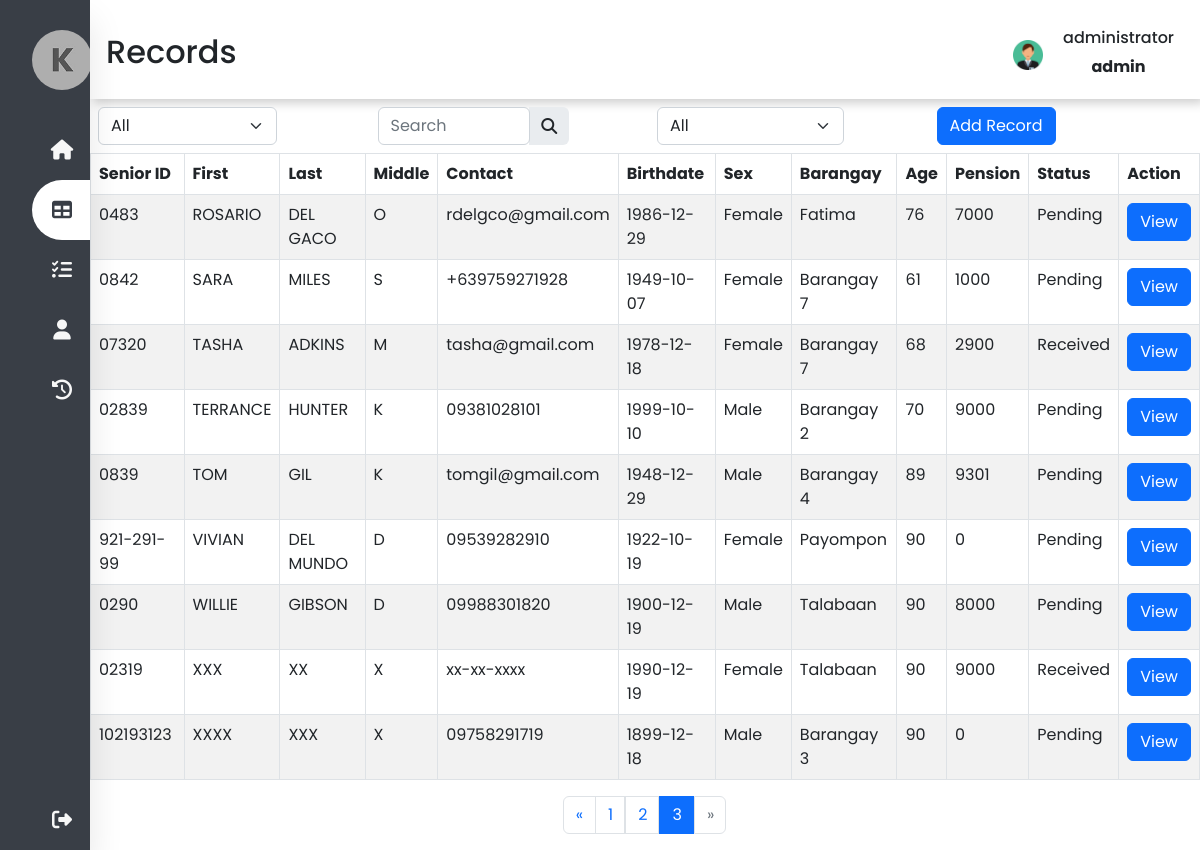
/deprecated/records.php?page=3 (signed in), run on the app's committed database.
### tables this page shows
CREATE TABLE `tbl_records` (
  `id` int(11) NOT NULL,
  `fx_id` varchar(50) NOT NULL,
  `fx_firstname` varchar(50) NOT NULL,
  `fx_lastname` varchar(50) NOT NULL,
  `fx_middlename` varchar(50) NOT NULL,
  `fx_contact` varchar(150) NOT NULL,
  `fd_birthdate` date NOT NULL,
  `fx_gender` varchar(50) NOT NULL,
  `fx_barangay` varchar(150) NOT NULL,
  `fn_age` int(3) NOT NULL,
  `fn_pension` bigint(50) NOT NULL,
  `fn_status` varchar(50) NOT NULL,
  `life_status` varchar(150) NOT NULL,
  `fd_pension` date NOT NULL
);

### deprecated/records.php (the view, shortened to what this page needs)
<?php
include('conn/connection.php');
$limit = isset($_SESSION['records-limit']) ? $_SESSION['records-limit'] : 10;
$page = isset($_GET['page']) ? $_GET['page'] : 1;
$paginationStart = ($page - 1) * $limit;
$records = $conn->query("SELECT * FROM tbl_records ORDER BY `tbl_records`.`fx_firstname` ASC LIMIT $paginationStart, $limit");
$allrecords = $records->fetch_all(MYSQLI_ASSOC);
$sql = $conn->query("SELECT count(id) AS id FROM tbl_records");
$custCount = $sql->fetch_all(MYSQLI_ASSOC);
$allRecrods = $custCount[0]['id'];
$totoalPages = ceil($allRecrods / $limit);
$prev = $page - 1;
$next = $page + 1;
if (isset($_SESSION['user_id']) && isset($_SESSION['user_name'])) {
?>
<!DOCTYPE html>
<html lang="en">
<head>
    <link href="https://cdn.jsdelivr.net/npm/bootstrap@5.2.2/dist/css/bootstrap.min.css" rel="stylesheet">
    <link rel="stylesheet" type="text/css" href="css/g_style.css">
    <link rel="stylesheet" type="text/css" href="css/records_style.css">
    <link rel="stylesheet" href="https://cdnjs.cloudflare.com/ajax/libs/font-awesome/6.2.0/css/all.min.css">
</head>
<body>
    <nav class="side-nav">
        <ul>
            <li>
                <a href="#" class="logo">
                    <img src="media/logo.jpg" alt="logo">
                </a>
            </li>
            <li><a href="dashboard.php" id="nav-list">
                    <i class="fas fa-home"></i>
                </a></li>
            <li><a href="#" class="active" id="nav-list">
                    <i class="fas fa-table"></i>
                </a></li>
            <li><a href="reports.php" id="nav-list">
                    <i class="fas fa-tasks"></i>
                </a></li>
            <li><a href="#" id="nav-list">
                    <i class="fas fa-user"></i>
                </a></li>
            <li><a href="activities.php" id="nav-list">
                    <i class="fas fa-solid fa-clock-rotate-left"></i>
                </a></li>
            <li><a href="function/logout.php" class="logout" id="nav-list">
                    <i class="fas fa-sign-out-alt"></i>
                </a></li>
        </ul>
    </nav>
    <div class="main-content">
        <header>
            <div class="header-title">
                <h2>
                    <label for="">
                        Records
                </h2>
            </div>
            <div class="user-wrapper">
                <img src="media/male.png" width="30px" height="30px" alt="user">
                <div>
                    <h6><span class="nav-item"><?php echo $_SESSION['user_name']; ?></span></h6>
                    <p><span class="nav-item"><?php echo $_SESSION['user_level']; ?></span></p>
                </div>
            </div>
        </header>
        <div class="container p-2">
            <div class="row" id="tbl_header">
                <div class="div-2 col-sm">
                    <select class="form-select" style="width: auto;">
                        <option>All</option>
                    </select>
                </div>
                <div class="div-1 col-sm">
                    <div class="input-group rounded w-75">
                        <input type="search" class="form-control rounded" placeholder="Search" aria-label="Search"
                            aria-describedby="search-addon" />
                        <span class="input-group-text border-0" id="search-addon">
                            <i class="fas fa-search"></i>
                        </span>
                    </div>
                </div>
                <div class="div-2.1 col-sm">
                    <select class="form-select" id="bselect" style="width: auto;">
                        <option>All</option>
                    </select>
                </div>
                <div class="div-3 col-sm">
                    <button type="button" class="btn btn-primary" data-bs-toggle="modal" data-bs-target="#myModal">Add
                        Record</button>
                </div>
            </div>
        </div>
        <div class="table-div t-1" id="container">
            <table id="datatable" class="table table-striped table-bordered">
                <thead>
                    <tr>
                        <th scope="col">Senior ID</th>
                        <th scope="col">First</th>
                        <th scope="col">Last</th>
                        <th scope="col">Middle</th>
                        <th scope="col">Contact</th>
                        <th scope="col">Birthdate</th>
                        <th scope="col">Sex</th>
                        <th scope="col">Barangay</th>
                        <th scope="col">Age</th>
                        <th scope="col">Pension</th>
                        <th scope="col">Status</th>
                        <th scope="col">Action</th>
                    </tr>
                </thead>
                <tbody>
                    <?php foreach($allrecords as $row) :  ?>
                    <tr>
                        <td id="sid"> <?php echo $row['fx_id']; ?> </td>
                        <td> <?php echo $row['fx_firstname']; ?> </td>
                        <td> <?php echo $row['fx_lastname']; ?> </td>
                        <td> <?php echo $row['fx_middlename']; ?> </td>
                        <td> <?php echo $row['fx_contact']; ?> </td>
                        <td> <?php echo $row['fd_birthdate']; ?> </td>
                        <td> <?php echo $row['fx_gender']; ?> </td>
                        <td> <?php echo $row['fx_barangay']; ?> </td>
                        <td> <?php echo $row['fn_age']; ?> </td>
                        <td> <?php echo $row['fn_pension']; ?> </td>
                        <td> <?php echo $row['fn_status']; ?> </td>
                        <td> <button id='<?php echo $row['fx_id']; ?>' class="view btn btn-primary"
                                style="width: auto;">View</button></td>
                    </tr>
                    <?php endforeach; ?>
                </tbody>
            </table>
        </div>
        <div class="d-flex justify-content-center">
            <ul class="pagination">
                <li class="page-item <?php if($page <= 1){ echo 'disabled'; } ?>">
                    <a class="page-link w-100"
                        href="<?php if($page <= 1){ echo '#'; } else { echo "?page=" . $prev; } ?>">
                        <span aria-hidden="true">&laquo;</span>
                    </a>
                </li>
                <?php for($i = 1; $i <= $totoalPages; $i++ ): ?>
                <li class="page-item <?php if($page == $i) {echo 'active'; } ?>">
                    <a class="page-link w-100" href="records.php?page=<?= $i; ?>"> <?= $i; ?> </a>
                </li>
                <?php endfor; ?>
                <li class="page-item <?php if($page >= $totoalPages) { echo 'disabled'; } ?>">
                    <a class="page-link w-100"
                        href="<?php if($page >= $totoalPages){ echo '#'; } else {echo "?page=". $next; } ?>">
                        <span aria-hidden="true">&raquo;</span>
                    </a>
                </li>
            </ul>
        </div>
    </div>
</body>
</html>
<?php
}else{
    header("Location: index.php");
    exit();
}
?>

### css/g_style.css (style rules this page uses)
:root { --main-color:#393E46; --secondary-color: #6D9886; --next-color: #F2E7D5; --last-color: #F7F7F7; --gray: #808080; }
* { margin: 0; padding: 0; outline: none; border: none; list-style: none; box-sizing: border-box; text-decoration: none; font-family: "Poppins", sans-serif; }
body { background: #fff; }
.side-nav { position: fixed; top: 0; bottom: 0; height: 100%; background: var(--main-color); width: 90px; z-index: 999; overflow: hidden; transition: width 0.2s linear; box-shadow: 0 20px 35px rgba(0, 0, 0, 0.1); }
.logo { text-align: center; display: flex; transition: all 0.5s ease; margin: 20px 0 20px -10px; }
.logo img { width: 60px; height: 60px; border-radius: 50%; }
a { position: relative; color: rgb(85, 83, 83); font-size: 14px; text-decoration: none; color: var(--last-color); display: table; width: 300px; padding: 10px; }
li i { position: relative; width: 40px; height: 40px; top: 10px; color: var(--last-color); font-size: 20px; text-align: center; }
.nav-item { position: relative; top: 12px; margin-left: 20px; }
li a.active { background: #fff; color: var(--main-color); border-radius: 30px 0 0 30px; }
a.active i { color: var(--main-color); }
.logout { position: absolute; bottom: 0; }
.main-content { padding: 0 0 0 90px; }
header { display: flex; justify-content: space-between; padding: 1rem; width: 100%; box-shadow: 4px 4px 10px rgba(0, 0, 0, 0.2); }
.header-title { transform: translateY(25%); }
.user-wrapper { display: flex; margin-right: 10px; align-items: center; }
.user-wrapper div p { text-align: center; font-weight: bold; }
.user-wrapper img { margin-top: 10px; }

### css/records_style.css (style rules this page uses)
:root { --main-color: #393E46; --secondary-color: #6D9886; --next-color: #F2E7D5; --last-color: #F7F7F7; --gray: #808080; }

### data on the page
tbl_records: fx "0483", fx_firstname "ROSARIO", fx_lastname "DEL GACO", fx_middlename "O", fx_contact "rdelgco@gmail.com", fd_birthdate "1986-12-29", fx_gender "Female", fx_barangay "Fatima", fn_age "76", fn_pension "7000", fn_status "Pending"
tbl_records: fx "0842", fx_firstname "SARA", fx_lastname "MILES", fx_middlename "S", fx_contact "+639759271928", fd_birthdate "1949-10-07", fx_gender "Female", fx_barangay "Barangay 7", fn_age "61", fn_pension "1000", fn_status "Pending"
tbl_records: fx "07320", fx_firstname "TASHA", fx_lastname "ADKINS", fx_middlename "M", fx_contact "tasha@gmail.com", fd_birthdate "1978-12-18", fx_gender "Female", fx_barangay "Barangay 7", fn_age "68", fn_pension "2900", fn_status "Received"
tbl_records: fx "02839", fx_firstname "TERRANCE", fx_lastname "HUNTER", fx_middlename "K", fx_contact "09381028101", fd_birthdate "1999-10-10", fx_gender "Male", fx_barangay "Barangay 2", fn_age "70", fn_pension "9000", fn_status "Pending"
tbl_records: fx "0839", fx_firstname "TOM", fx_lastname "GIL", fx_middlename "K", fx_contact "tomgil@gmail.com", fd_birthdate "1948-12-29", fx_gender "Male", fx_barangay "Barangay 4", fn_age "89", fn_pension "9301", fn_status "Pending"
tbl_records: fx "921-291-99", fx_firstname "VIVIAN", fx_lastname "DEL MUNDO", fx_middlename "D", fx_contact "09539282910", fd_birthdate "1922-10-19", fx_gender "Female", fx_barangay "Payompon", fn_age "90", fn_pension "0", fn_status "Pending"
tbl_records: fx "0290", fx_firstname "WILLIE", fx_lastname "GIBSON", fx_middlename "D", fx_contact "09988301820", fd_birthdate "1900-12-19", fx_gender "Male", fx_barangay "Talabaan", fn_age "90", fn_pension "8000", fn_status "Pending"
tbl_records: fx "02319", fx_firstname "XXX", fx_lastname "XX", fx_middlename "X", fx_contact "xx-xx-xxxx", fd_birthdate "1990-12-19", fx_gender "Female", fx_barangay "Talabaan", fn_age "90", fn_pension "9000", fn_status "Received"
tbl_records: fx "102193123", fx_firstname "XXXX", fx_lastname "XXX", fx_middlename "X", fx_contact "09758291719", fd_birthdate "1899-12-18", fx_gender "Male", fx_barangay "Barangay 3", fn_age "90", fn_pension "0", fn_status "Pending"

### other printed values
$_SESSION['user_name'] "administrator"
$_SESSION['user_level'] "admin"
